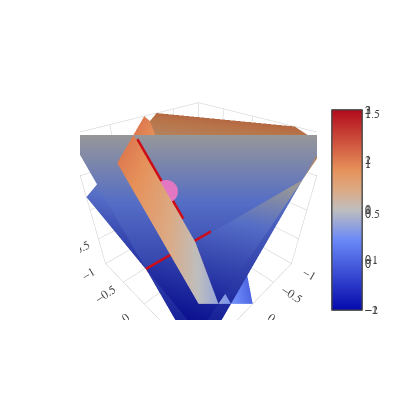

Write notebook code for a chart like this one.
### Code cell
objs = [plane1, plane2, plane3, line1, line2, line3, point1]
data = [o.goify() for o in objs]
fig = go.Figure(data=data,layout=layout)
plot = py.iplot(fig)

### Figure 1 — Plotly figure (JSON) as saved in the notebook; plotly's stock layout.template omitted (floating-point values rounded to 4 significant figures)
{"data": [{"type": "surface", "x": [[-1, 1], [-1, 1]], "y": [[-1, -1], [1, 1]], "z": [[3, 1.0], [1.0, -1.0]]}, {"type": "surface", "x": [[-1, 1], [-1, 1]], "y": [[-1, -1], [1, 1]], "z": [[0, 2], [-2, 0]]}, {"type": "surface", "x": [[-1, 1], [-1, 1]], "y": [[-1, -1], [1, 1]], "z": [[1.533, 0.2], [0.8667, -0.4667]]}, {"line": {"color": "rgb(205, 12, 24)", "width": 10}, "mode": "lines", "type": "scatter3d", "x": [0.5, 0.5], "y": [0.25, -0.4571], "z": [0.25, 0.9571]}, {"line": {"color": "rgb(205, 12, 24)", "width": 10}, "mode": "lines", "type": "scatter3d", "x": [0.3368, 0.6613], "y": [0.04211, 0.8532], "z": [0.2947, -0.1919]}, {"line": {"color": "rgb(205, 12, 24)", "width": 10}, "mode": "lines", "type": "scatter3d", "x": [0.3333, 1.15], "y": [0.5333, 0.1251], "z": [0.1333, -0.2749]}, {"mode": "markers", "type": "scatter3d", "x": [0.5], "y": [0], "z": [0.5]}], "layout": {"font": {"family": "Verdana"}, "height": 400, "plot_bgcolor": "rgb(255, 255, 255)", "scene": {"aspectmode": "cube", "camera": {"center": {"x": 0, "y": 0, "z": 0}, "eye": {"x": 1, "y": 1, "z": 1}}, "xaxis": {"autorange": false, "range": [-1, 1], "zeroline": false}, "yaxis": {"autorange": false, "range": [-1, 1], "zeroline": false}, "zaxis": {"autorange": false, "range": [-1, 1], "zeroline": false}}, "showlegend": false, "width": 400}}
